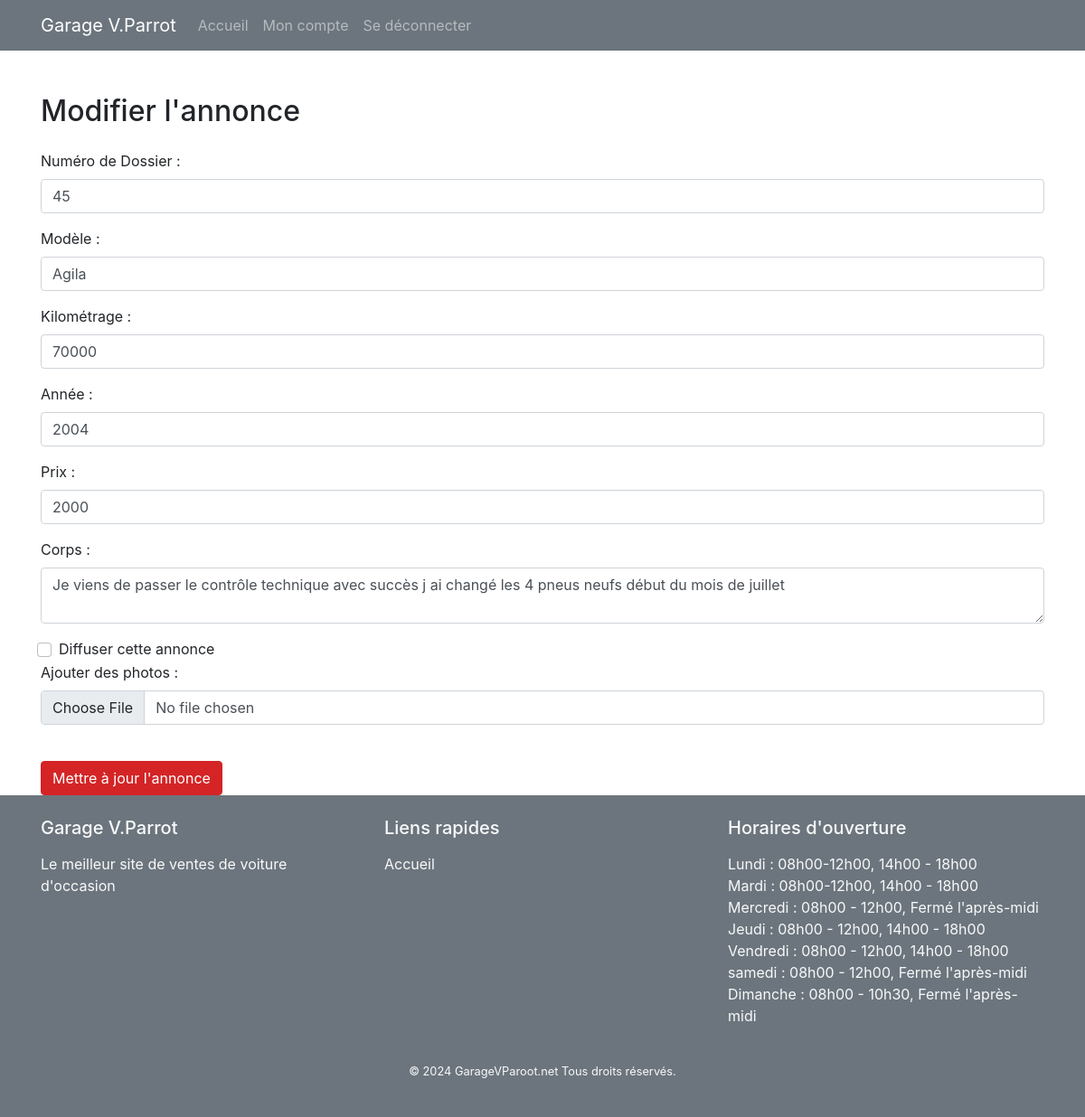
Screenshot of /index.php?page=annonce&action=modify&id=4 (signed in) with the database file from the repository.
### tables this page shows
CREATE TABLE "annonces"(
   id INTEGER,
   prix NUMERIC(15,2)  ,
   annee NUMERIC,
   kilometrage INTEGER,
   idUser INTEGER NOT NULL, modele varchar(255), isdiffuse boolean, corps text, numDossier varchar(255),
   PRIMARY KEY(id),
   FOREIGN KEY(idUser) REFERENCES Users(idUser)
);

CREATE TABLE horaires(
        id INTEGER,
        jour TEXT ,
        heureMatin TEXT,
        heureSoir TEXT,
        PRIMARY KEY(id),
        UNIQUE(jour)
     );

### src/Views.php (called while the page is built, shortened)
<?php
class Views {
    private static $template_dir = './views/';
    private string $view;
    private string $footer;
    public function __construct($view)
    {
        $this->view = self::$template_dir.$view.'.php';
    }
    private function setFooter()
    {
        $this->footer = self::$template_dir.'template/footer.php';
    }
    public function render()
    {
        require($this->view);
        require($this->footer);
    }
}

### src/Dispatcher.php (called while the page is built, shortened)
<?php
class Dispatcher
{
    private ?string $page = null;
    public function __construct()
    {
        if (isset($_GET['page'])) {
            $this->page = $_GET['page'];
        }
    }
    public function dispatch()
    {
        if (is_null($this->page) || $this->page === 'users') {
            new Users();
        }
        elseif ($this->page === 'horaires') {
            new Horaires();
        }
        elseif ($this->page === 'formulaire') {
            new Formulaires();
        }
        elseif ($this->page === 'annonce') {
            new Annonces();
        }
    }
}

### index.php (called while the page is built, shortened)
<?php
$content=new Dispatcher();
$content->dispatch();

### src/Db.php (called while the page is built, shortened)
<?php
class Db extends PDO
{
    private static $instance = null;
    public static function getInstance()
    {
        if (is_null(self::$instance)) {
            self::$instance = new Db();
        }
        return self::$instance;
    }
    public function getAll($objet)
    {
        $space = get_class($objet);
        $table = strtolower($this->getTableName($space));
        $query = "select * from " . $table.";";
        $results = $this->query($query);
        return $results->fetchAll(PDO::FETCH_CLASS, $space);
    }
    public function getById($id, $objet)
    {
        $space = get_class($objet);
        $table = strtolower($this->getTableName($space));
        $query = "SELECT * FROM " . $table . " WHERE id = " . $id;
        $results = $this->query($query);
        $return = $results->fetchAll(PDO::FETCH_CLASS, $space);
        return $return[0];
    }
    private function getTableName($espace)
    {
        $tab = explode('\\', $espace);
        $count = count($tab) - 1;
        return $tab[$count];
    }
}

### src/Model.php (called while the page is built, shortened)
<?php
abstract class Model
{
    public function __set($attribute, $value)
    {
        return call_user_func(array($this, 'set' . ucfirst($attribute)), $value);
    }
    public function getAll()
    {
        return Db::getInstance()->getAll($this);
    }
    public function getById($id)
    {
        return Db::getInstance()->getById($id, $this);
    }
}

### src/Entity/Annonces.php (called while the page is built, shortened)
<?php
class Annonces extends Model
{
    private ?int $id;
    private ?int $prix;
    private ?string $annee;
    private ?int $kilometrage;
    private ?string $modele;
    private bool $isDiffuse;
    private ?string $corps;
    private ?string $numDossier;
    public function getId()
    {
        return $this->id;
    }
    public function getPrix()
    {
        return $this->prix;
    }
    public function getAnnee()
    {
        return $this->annee;
    }
    public function getKilometrage()
    {
        return $this->kilometrage;
    }
    public function getModele(){
        return $this->modele;
    }
    public function setIsDiffuse(?bool $isDiffuse): void
    {
        if ($isDiffuse === null) {
            $this->isDiffuse = false;
        }
        else {
        $this->isDiffuse = $isDiffuse;
        }
    }
    public function getCorps(): ?string
    {
        return $this->corps;
    }
    public function getNumDossier(): ?string
    {
        return $this->numDossier;
    }
    public function isDiffuse(): bool
    {
        return $this->isDiffuse;
    }
}

### src/Entity/Horaires.php (called while the page is built, shortened)
<?php
class Horaires extends Model
{
    private ?string $jour;
    private ?string $heureMatin;
    private ?string $heureSoir;
    public function getJour()
    {
        return $this->jour;
    }
    public function getHeureMatin()
    {
        return $this->heureMatin;
    }
    public function getHeureSoir()
    {
        return $this->heureSoir;
    }
}

### views/annonces/modify.php (the view, shortened to what this page needs)
<body>
<div class="container mt-5">
    <h2 class="mb-4">Modifier l'annonce <?php $annonce->getNumDossier()?></h2>
    <form method="POST" id="formAnnonce<?php $annonce->getId() ?>" enctype="multipart/form-data" action="../../index.php?page=annonce&action=update&id=<?php echo $annonce->getId() ?>" >
        <div class="form-group">
            <label for="numDossier">Numéro de Dossier :</label>
            <input type="text" class="form-control" id="numDossier" name="numDossier" value="<?php echo htmlspecialchars($annonce->getNumDossier()); ?>" required>
        </div>
        <div class="form-group">
            <label for="modele">Modèle :</label>
            <input type="text" class="form-control" id="modele" name="modele" value="<?php echo htmlspecialchars($annonce->getModele()); ?>" required>
        </div>
        <div class="form-group">
            <label for="kilometrage">Kilométrage :</label>
            <input type="number" class="form-control" id="kilometrage" name="kilometrage" value="<?php echo htmlspecialchars($annonce->getKilometrage()); ?>" required>
        </div>
        <div class="form-group">
            <label for="annee">Année :</label>
            <input type="text" class="form-control" id="annee" name="annee" value="<?php echo htmlspecialchars($annonce->getAnnee()); ?>" required>
        </div>
        <div class="form-group">
            <label for="prix">Prix :</label>
            <input type="number" class="form-control" id="prix" name="prix" value="<?php echo htmlspecialchars($annonce->getPrix()); ?>" required>
        </div>
        <div class="form-group">
            <label for="corps">Corps :</label>
            <textarea class="form-control" id="corps" name="corps" ><?php echo htmlspecialchars($annonce->getCorps()); ?></textarea>
        </div>
        <div class="form-check">
            <input type="checkbox" class="form-check-input" id="isDiffuse" name="isDiffuse" <?php echo $annonce->isDiffuse() ? 'checked' : ''; ?>
            <label class="form-check-label" for="isDiffuse">Diffuser cette annonce</label>
        </div>
      <div class="form-group">
      <label for="photo">Ajouter des photos :</label>
              <input name="photo1" type="file" class="form-control photo" id="photo1" accept="image/png, image/jpeg" onchange="addFormPhoto(); previewImage();">
          </div>
        <button type="submit" class="btn btn-primary mt-3">Mettre à jour l'annonce</button>
    </form>
</div>
</body>

### views/template/footer.php (shortened to what this page needs)
<footer class="bg-secondary text-light py-4 fixed-navbar-bottom">
  <div class="container">
    <div class="row">
      <div class="col-md-4">
        <h5 class="mb-3">Garage V.Parrot</h5>
        <p>Le meilleur site de ventes de voiture d'occasion</p>
      </div>
      <div class="col-md-4">
        <h5 class="mb-3">Liens rapides</h5>
        <ul class="list-unstyled">
          <li><a class="text-light" href="index.php?page=annonce&action=accueil">Accueil</a></li>
        </ul>
      </div>
      <div class="col-md-4">
        <h5 class="mb-3">Horaires d'ouverture</h5>
        <ul class="list-unstyled">
          <?php
          $horaire = new Horaires();
          $horaires = $horaire->getAll();
          foreach ($horaires as $key) {
            echo '<li class="text-light">' . $key->getJour() . ' : ' . $key->getHeureMatin() . ', ' . $key->getHeureSoir() . '</li>';
          }
          ?>
        </ul>
      </div>
    </div>
    <div class="row mt-4">
      <div class="col text-center">
        <p class="small">&copy; 2024 GarageVParoot.net Tous droits réservés.</p>
      </div>
    </div>
  </div>
</footer>
</body>
</html>

### assets/css/addAnnonce.css (style rules this page uses)
.btn-primary { background-color: rgb(212 36 38); border-color: rgb(212 36 38); }

### rows the page displays
annonces: numDossier "45", modele "Agila", kilometrage "70000", annee "2004", prix "2000", corps "Je viens de passer le contrôle technique avec succès j ai changé les 4 pneus neufs début du mois de juillet"
horaires: jour "Lundi", heureMatin "08h00-12h00", heureSoir "14h00 - 18h00"
horaires: jour "Mardi", heureMatin "08h00-12h00", heureSoir "14h00 - 18h00"
horaires: jour "Mercredi", heureMatin "08h00 - 12h00", heureSoir "Fermé l'après-midi"
horaires: jour "Jeudi", heureMatin "08h00 - 12h00", heureSoir "14h00 - 18h00"
horaires: jour "Vendredi", heureMatin "08h00 - 12h00", heureSoir "14h00 - 18h00"
horaires: jour "samedi", heureMatin "08h00 - 12h00", heureSoir "Fermé l'après-midi"
horaires: jour "Dimanche", heureMatin "08h00 - 10h30", heureSoir "Fermé l'après-midi"
